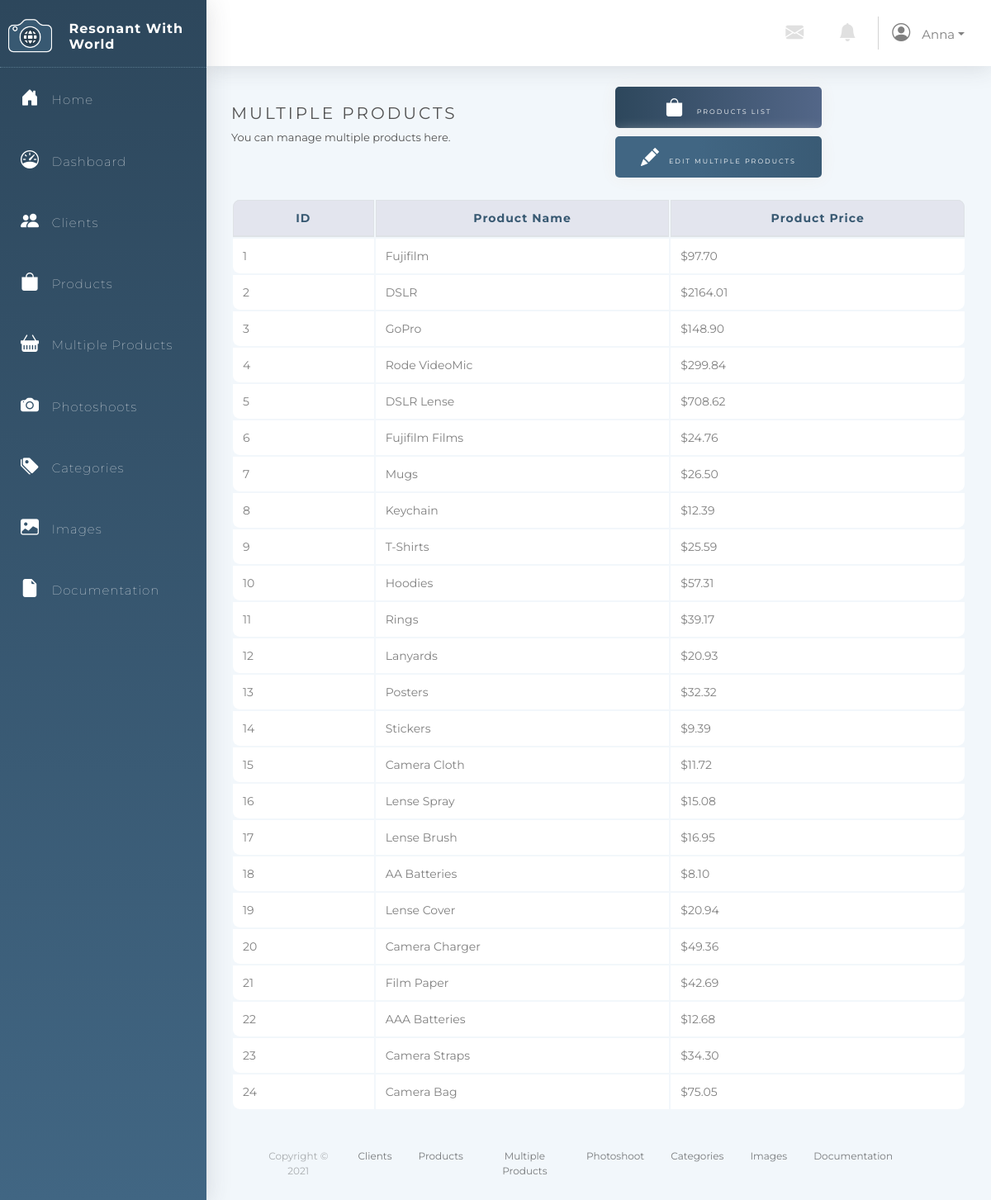
The app's page /Products/multipleProducts.php (signed in) with its own data.
### tables this page shows
CREATE TABLE `User` (
                        `User_ID` int(11) NOT NULL auto_increment,
                        `Username` varchar(64) NOT NULL,
                        `Email` varchar(64) NOT NULL UNIQUE KEY,
                        `Password` varchar(64) NOT NULL,
                        PRIMARY KEY (`User_ID`)
);

CREATE TABLE `Product` (
                           `Product_ID` int(11) auto_increment NOT NULL,
                           `Product_Name` varchar(64) NOT NULL,
                           `Product_UPC` int(11) NOT NULL,
                           `Product_Price` decimal(6,2) NOT NULL,
                           `Product_Category` varchar(64) NOT NULL,
                           PRIMARY KEY (`Product_ID`)
);

### Menu/connection.php (called while the page is built, shortened)
<?php
$db_host = "localhost";
$db_username = "fit2104";
$db_passwd = "fit2104";
$db_name = "fit2104_assignment2";
$dsn = "mysql:host=$db_host;dbname=$db_name";
$dbh = new PDO($dsn, $db_username, $db_passwd);
$PAGE_ALLOWGUEST = isset($PAGE_ALLOWGUEST) ? $PAGE_ALLOWGUEST : false;
if (!isset($PAGE_ID) || $PAGE_ID !== 'login') {
    if (!isset($_SESSION['user_id'])) {
        $_SESSION['referer'] = $_SERVER['PHP_SELF'];
        if (!$PAGE_ALLOWGUEST) {
            header("Location: /Login");
            exit();
        }
    } else {
        $user_stmt = $dbh->prepare("SELECT * FROM `User` WHERE `User_ID` = ?");
        if ($user_stmt->execute([$_SESSION['user_id']]) && $user_stmt->rowCount() == 1) {
            $user = $user_stmt->fetchObject();
            $PAGE_USERNAME = $user->Username;
        } else {
            session_destroy();
            header("Location: login.php?action=error&message=" . urlencode('It seems your account is being invalidated. Please contact administrator for more information.'));
            exit();
        }
    }
}
?>

### Products/multipleProducts.php (the view, shortened to what this page needs)
<html lang="en">
<head>
    <link rel="stylesheet" type="text/css" href="../Styles/style.css"/>
    <link rel="stylesheet" href="https://stackpath.bootstrapcdn.com/bootstrap/4.3.1/css/bootstrap.min.css"
>
    <link rel="stylesheet" href="https://cdn.jsdelivr.net/npm/bootstrap-icons@1.5.0/font/bootstrap-icons.css">
</head>
<body>
<?php include('../Menu/menu.php'); ?>
<div class="container">
    <div class="row">
        <div class="col-sm">
            <h1>Multiple Products</h1>
            <p class="description">You can manage multiple products here.</p>
        </div>
        <div class="col-sm">
            <button class="add-button" onclick="window.location='/Products'"><i class="bi bi-bag-fill" aria-hidden="true"></i> Products List
            </button>
            <button class="delete-selected-button" onclick="window.location='editMultipleProducts.php'"><i
                        class="bi bi-pencil-fill"></i>Edit Multiple Products
            </button>
        </div>
    </div>
    <?php
    global $dbh;
    $stmt = $dbh->prepare("SELECT * FROM `Product`");
    $stmt->execute();
    ?>
    <div class=" table-responsive">
        <table class="table table-bordered responsive">
            <thead>
            <tr>
                <th scope="col">ID</th>
                <th scope="col">Product Name</th>
                <th scope="col">Product Price</th>
            </tr>
            </thead>
            <?php while ($row = $stmt->fetchObject()): ?>
            <tbody>
            <tr>
                <td><?php echo $row->Product_ID; ?> </td>
                <td><?php echo $row->Product_Name; ?> </td>
                <td>$<?php echo $row->Product_Price; ?> </td>
                <?php endwhile; ?>
            </tr>
            </tbody>
        </table>
    </div>
</div>
<?php include('../Menu/footer.php'); ?>
</body>
</html>

### Menu/menu.php (shortened to what this page needs)
<?php
include("connection.php");
?>
<html lang="en">
<head>
    <link rel="stylesheet" type="text/css" href="../Styles/style.css"/>
    <link rel="stylesheet" href="https://stackpath.bootstrapcdn.com/bootstrap/4.3.1/css/bootstrap.min.css"
>
    <link rel="stylesheet" href="https://cdn.jsdelivr.net/npm/bootstrap-icons@1.5.0/font/bootstrap-icons.css">
</head>
<body>
<div class="sidebar-container">
    <div class="sidebar-logo d-flex justify-content-center">
        <img class="logo " src="../Images/Logo.png"/>
        <br/>
        <h3 class="company-name">Resonant With World</h3>
    </div>
    <ul class="sidebar-navigation">
        <li>
            <a href="/index.php">
                <i class="bi bi-house-door-fill" aria-hidden="true"></i> Home
            </a>
        </li>
        <li>
            <a href="/dashboard.php">
                <i class="bi bi-speedometer"></i> Dashboard
            </a>
        </li>
        <li>
            <a href="/Clients">
                <i class="bi bi-people-fill" aria-hidden="true"></i> Clients
            </a>
        </li>
        <li>
            <a href="/Products">
                <i class="bi bi-bag-fill" aria-hidden="true"></i> Products
            </a>
        </li>
        <li>
            <a href="/Products/multipleProducts.php">
                <i class="bi bi-basket-fill" aria-hidden="true"></i> Multiple Products
            </a>
        </li>
        <li>
            <a href="/Photoshoots">
                <i class="bi bi-camera-fill" aria-hidden="true"></i> Photoshoots
            </a>
        </li>
        <li>
            <a href="/Categories">
                <i class="bi bi-tags-fill" aria-hidden="true"></i> Categories
            </a>
        </li>
        <li>
            <a href="/Images">
                <i class="bi bi-image-fill" aria-hidden="true"></i> Images
            </a>
        </li>
        <li>
            <a href="/Documentation">
                <i class="bi bi-file-earmark-fill" aria-hidden="true"></i> Documentation
            </a>
        </li>
    </ul>
</div>
<div class="content-container">
    <nav class="bg-white">
        <div class="navbar-brand d-flex justify-content-end">
            <a href="#" class="nav-link icon"> <i class="bi bi-envelope-fill"></i></a>
            <a href="#" class="nav-link icon"> <i class="bi bi-bell-fill"></i></a>
            <div class="nav-item dropdown">
                <a href="#" class="nav-link dropdown-toggle topbar-text" data-toggle="dropdown"><i
                            class="bi bi-person-circle"></i>
                    <?php echo $PAGE_USERNAME ?></a>
            </div>
        </div>
    </nav>
    <div class="container-fluid">
</body>
</html>

### Styles/style.css (style rules this page uses)
* { font-family: Montserrat, sans-serif !important; }
html, body { min-height: 100%; background: #f2f7fb; }
.container { min-height: 70vh!important; }
.sidebar-container { position: fixed; width: 250px; height: 100%; left: 0; overflow-x: hidden; display: block; overflow-y: auto; background: linear-gradient(180deg, #2d475c 0%, #416683 100%); color: #fff; font-family: Montserrat, sans-serif; letter-spacing: 1px; font-weight: 100; box-shadow: 0.15rem 0.15rem 1.75rem 0 rgba(58, 59, 69, 0.15); z-index: 3 !important; transition: all 0.5s; }
.sidebar-logo { padding: 20px 10px 10px 10px; border-bottom: 1px dotted rgba(173, 216, 230, 0.329); }
.company-name { font-size: 16px; font-weight: bold; padding-left: 20px; padding-top: 5px; }
.logo { height: 50px; }
i { font-size: 22px; margin-right: 10px; }
.sidebar-navigation { padding: 0; margin: 0; list-style-type: none; position: relative; }
.sidebar-navigation li { position: relative; display: inline-block; width: 100%; line-height: 20px; }
.sidebar-navigation li a { padding: 25px; font-size: 15px; display: block; color: #fff; }
.sidebar-navigation li::before { background: linear-gradient(90deg, #7986b4 0%, #416683 100%); position: absolute; content: ""; height: 100%; left: 0; top: 0; -webkit-transition: width 0.2s ease-in; transition: width 0.2s ease-in; width: 1px; margin-left: -1px; z-index: -1; }
nav { box-shadow: 0 0.15rem 1.75rem 0 rgba(58, 59, 69, 0.15); height: 80px; padding-top: 15px; z-index: 1 !important; }
.icon { color: #e0e0e0; }
.topbar-text { color: grey; font-size: 15px; }
.content-container { padding: 0 0 0 250px; margin: 0; color: #535353; font-family: Montserrat, sans-serif; background: #f2f7fb; height: 100%; }
h1 { font-weight: 400 !important; font-size: 20px !important; text-transform: uppercase; letter-spacing: 3px; margin-top: 25px !important; }
.row { margin-top: 20px !important; }
ul { list-style-type: none; }
table { border: none !important; border-collapse: separate !important; margin-bottom: 350px; margin-top: 20px; }
th, td { padding: 1px; vertical-align: middle !important; }
thead tr:first-child th:first-child { border-radius: 0.6em 0 0 0; }
thead tr:first-child th:last-child { border-radius: 0 0.6em 0 0; }
tbody tr:last-child td:first-child { border-radius: 0 0 0 0.6em; }
tbody tr:last-child td:last-child { border-radius: 0 0 0.6em 0; }
th { width: 20px !important; }
thead { font-size: 14px !important; font-weight: 600; letter-spacing: 1px; color: #385972; padding-top: 0 !important; background: #e3e5ee; text-align: center; }
td { background: white !important; border: none !important; color: grey; font-size: 14px !important; padding: 5px; }
.add-button { background-image: linear-gradient( to right, #2d475c 0%, #7986b4 100%, #416683 100% ); }
.add-button { margin: 5px; width: 250px; height: 50px; text-align: center; text-transform: uppercase; transition: 0.5s; letter-spacing: 2px; font-size: 8px; background-size: 200% auto; color: white; box-shadow: 0 0 20px #eee; border-radius: 5px; border: none !important; }
.delete-selected-button { background-image: linear-gradient( to right, #416683 20%, #2d475c 100%, #7986b4 100% ); }
.delete-selected-button { margin: 5px; height: 50px; width: 250px; text-align: center; text-transform: uppercase; transition: 0.5s; letter-spacing: 2px; font-size: 8px; background-size: 200% auto; color: white; box-shadow: 0 0 20px #eee; border-radius: 5px; border: none !important; }
.description { font-size: 13px; }

### records on screen
user: Username "Anna"
product: Product_ID "1", Product_Name "Fujifilm", Product_Price "97.70"
product: Product_ID "2", Product_Name "DSLR", Product_Price "2164.01"
product: Product_ID "3", Product_Name "GoPro", Product_Price "148.90"
product: Product_ID "4", Product_Name "Rode VideoMic", Product_Price "299.84"
product: Product_ID "5", Product_Name "DSLR Lense", Product_Price "708.62"
product: Product_ID "6", Product_Name "Fujifilm Films", Product_Price "24.76"
product: Product_ID "7", Product_Name "Mugs", Product_Price "26.50"
product: Product_ID "8", Product_Name "Keychain", Product_Price "12.39"
product: Product_ID "9", Product_Name "T-Shirts", Product_Price "25.59"
product: Product_ID "10", Product_Name "Hoodies", Product_Price "57.31"
product: Product_ID "11", Product_Name "Rings", Product_Price "39.17"
product: Product_ID "12", Product_Name "Lanyards", Product_Price "20.93"
product: Product_ID "13", Product_Name "Posters", Product_Price "32.32"
product: Product_ID "14", Product_Name "Stickers", Product_Price "9.39"
product: Product_ID "15", Product_Name "Camera Cloth", Product_Price "11.72"
product: Product_ID "16", Product_Name "Lense Spray", Product_Price "15.08"
product: Product_ID "17", Product_Name "Lense Brush", Product_Price "16.95"
product: Product_ID "18", Product_Name "AA Batteries", Product_Price "8.10"
product: Product_ID "19", Product_Name "Lense Cover", Product_Price "20.94"
product: Product_ID "20", Product_Name "Camera Charger", Product_Price "49.36"
product: Product_ID "21", Product_Name "Film Paper", Product_Price "42.69"
product: Product_ID "22", Product_Name "AAA Batteries", Product_Price "12.68"
product: Product_ID "23", Product_Name "Camera Straps", Product_Price "34.30"
product: Product_ID "24", Product_Name "Camera Bag", Product_Price "75.05"
